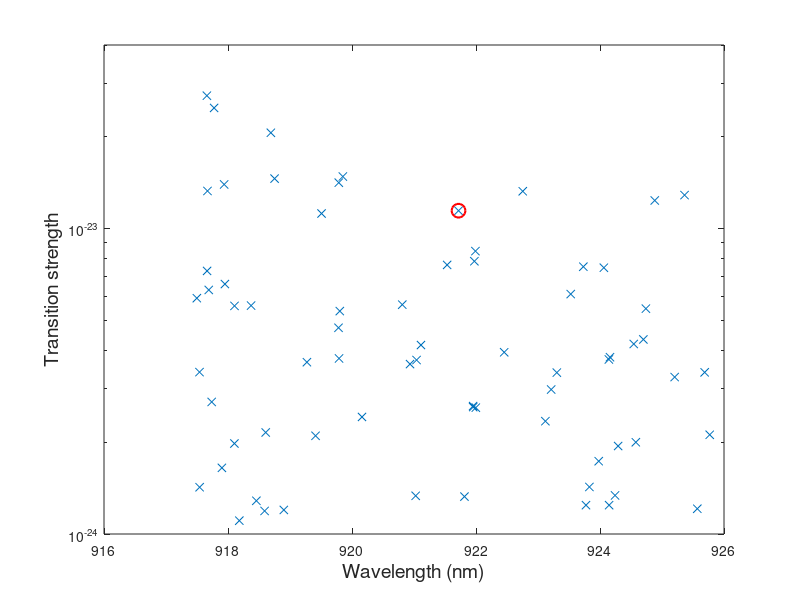

The MATLAB source for this figure: (Note: this script raises an error after producing the figure.)
clear
clc
load water_spectroscopic_data.mat

n_bad = 728;

semilogy(transitions.wavelength*1e9,transitions.strength,'x',...
    transitions.wavelength(n_bad)*1e9,transitions.strength(n_bad),'or',...
    'MarkerSize',10,'LineWidth',1.5)
ylim([1e-24,4e-23])
xlabel('Wavelength (nm)','FontSize',14)
ylabel('Transition strength','FontSize',14)

filePath = 'D:\misc\2024\05\30\water_lines';
saveas(gcf,[filePath '.png'])
% savefig([filePath '.fig'])
fid = gcf;
fid.Units = 'Inches';
fid.PaperSize = fid.InnerPosition(3:4);
print([filePath '.pdf'],'-dpdf')
print([filePath '.emf'],'-dmeta')